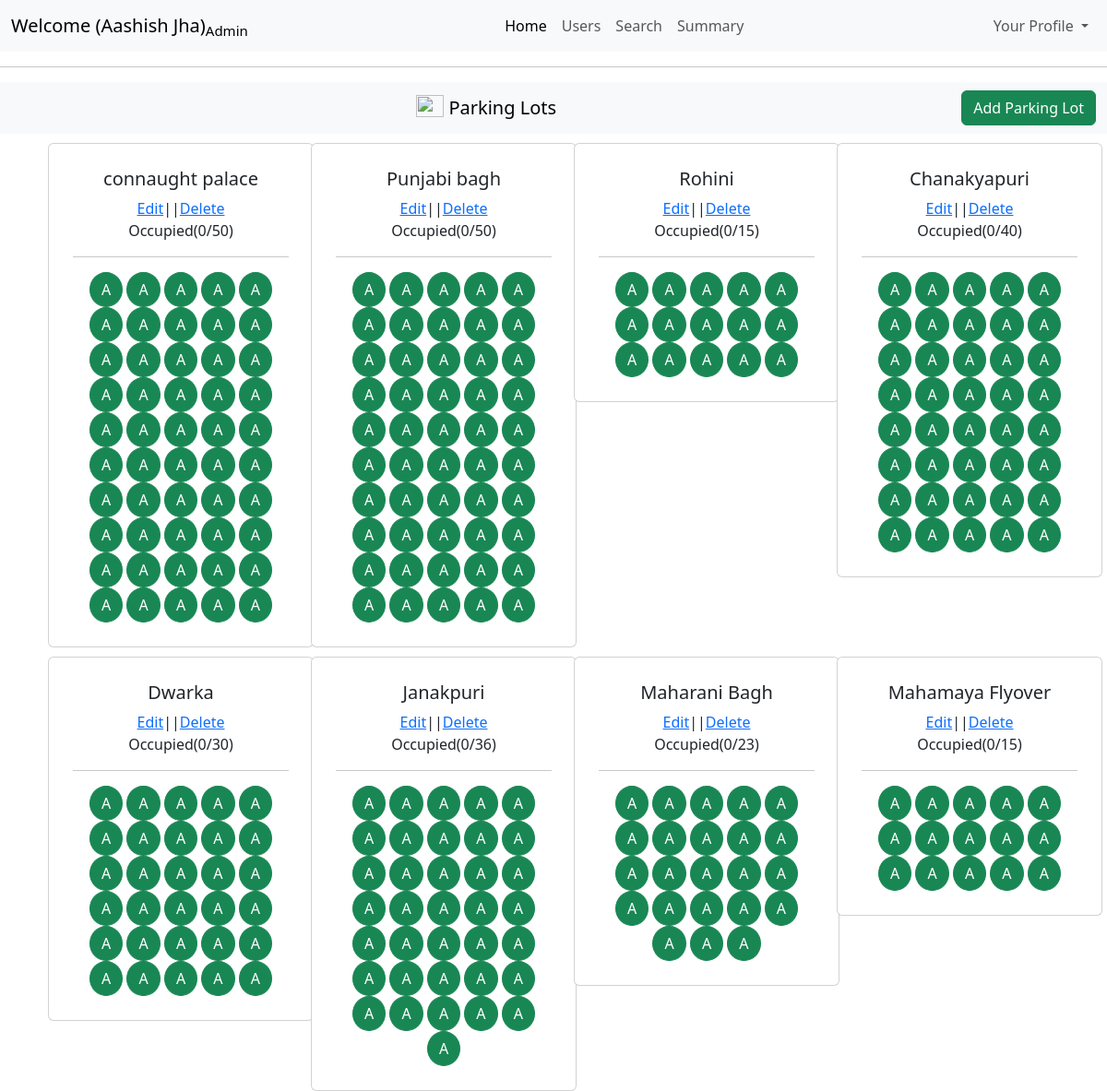
The app's page /admin/dashboard (signed in), older data.
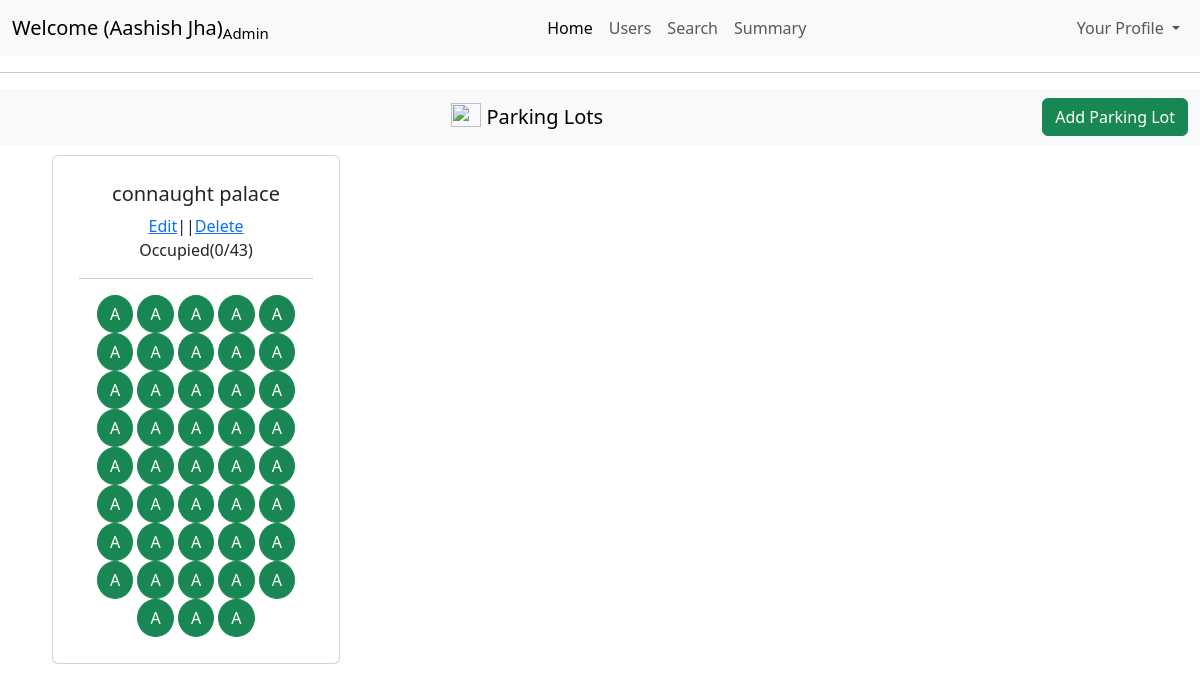
The same page, newer data.
### models/models.py (models this page shows)
class ParkingLot(db.Model):
    id=db.Column(db.Integer(),primary_key=True)
    location_name = db.Column(db.String(250),nullable=False)
    pincode=db.Column(db.Integer(),nullable=False)
    price=db.Column(db.Integer(),nullable=False)
    max_spots=db.Column(db.Integer(),nullable=False)
    address=db.Column(db.String(250),nullable=False)
    occupied=db.Column(db.Integer(),default=0)

### controllers/controllers.py (the view)
@controllers.route("/admin/dashboard", methods=['GET','POST'])
def admindashboard():
    parkinglot=ParkingLot.query.all()
    print("ram")
    return render_template("admindashboard.html",fullname=session["fullname"]
                           ,status=session["status"],
                           role=session["role"],parkinglot=parkinglot)

### templates/adminDashboard.html (shortened to what this page needs)
<!DOCTYPE html>
<html lang="en">
<head>
    <link href="https://cdn.jsdelivr.net/npm/bootstrap@5.3.7/dist/css/bootstrap.min.css" rel="stylesheet">
</head>
<body>
    <nav class="navbar navbar-expand-lg bg-body-tertiary">
  <div class="container-fluid">
    <a class="navbar-brand " href="#">Welcome ({{session['fullname']}})<sub>Admin</sub></a>
    <div class="collapse navbar-collapse" id="navbarNavDropdown">
      <ul class="navbar-nav ms-auto">
        <li class="nav-item">
          <a class="nav-link active" aria-current="page" href="#">Home</a>
        </li>
        <li class="nav-item">
          <a class="nav-link" href="/admin/dashboard/users">Users</a>
        </li>
        <li class="nav-item">
          <a class="nav-link" href="/admin/dashboard/search">Search</a>
        </li>
        <li class="nav-item">
          <a class="nav-link" href="/admin/dashboard/summary">Summary</a>
        </li>
    </ul>
    <ul class="navbar-nav ms-auto">
        <li class="nav-item dropdown">
          <a class="nav-link dropdown-toggle" href="#" role="button" data-bs-toggle="dropdown" aria-expanded="false">
            Your Profile
          </a>
        </li>
      </ul>
    </div>
  </div>
</nav>
<hr>
<nav class="navbar bg-body-tertiary">
  <div class="container-fluid text-center">
    <a class="navbar-brand mx-auto " href="#">
      <img src="https://images.pexels.com/photos/164634/pexels-photo-164634.jpeg?_gl=1*1rfblvq*_ga*MTY5NDc0NzA3NC4xNzUzMjk4NzE5*_ga_8JE65Q40S6*czE3NTMyOTg3MTgkbzEkZzEkdDE3NTMyOTg3MjMkajU1JGwwJGgw" width="30" height="24" class="d-inline-block align-text-top" style="align-content: center;">
      Parking Lots
    </a>
<a href="/admin/dashboard/addparkinglot" class="btn btn-success">
  Add Parking Lot
</a>  </div>
</nav>
<div class="container">
    <div class="row">
      {% for lot in parkinglot %}
        <div class="col-md-3 col-sm-6">
        <div class="card " style="width: 18rem;  margin-left: 10px; margin-top: 10px;">
        <div class="card-body text-center" style="margin:10px">
        <h5 class="card-title">{{lot.location_name}}</h5>
        <span style="align-content: center;"><a href="/admin/dashboard/editlot/{{ lot.id }}">Edit</a>||<a href="/admin/dashboard/deletelot/{{ lot.id }}">Delete</a></span>
        <p>Occupied({{lot.occupied}}/{{lot.max_spots}})</p>
        <hr>
     {% set avail=lot.max_spots-lot.occupied %}
    {% for i in range(avail)%}
    <button type="button" class="btn btn-success" style="border-radius: 50%;">A</button>
     {% endfor %}
    </div>
    </div>
    </div>
     {% endfor %}
  </div>
</div>
</body>
</html>

Row changes from the older to the newer data that the page shows:
removed ParkingLot: location_name "Punjabi bagh", occupied "0", max_spots "50"
removed ParkingLot: location_name "Rohini", occupied "0", max_spots "15"
removed ParkingLot: location_name "Chanakyapuri", occupied "0", max_spots "40"
removed ParkingLot: location_name "Dwarka", occupied "0", max_spots "30"
removed ParkingLot: location_name "Janakpuri", occupied "0", max_spots "36"
removed ParkingLot: location_name "Maharani Bagh", occupied "0", max_spots "23"
removed ParkingLot: location_name "Mahamaya Flyover", occupied "0", max_spots "15"
changed ParkingLot "connaught palace": max_spots "50" → "43"
Text that changed along with them:
list line gone: "A"
